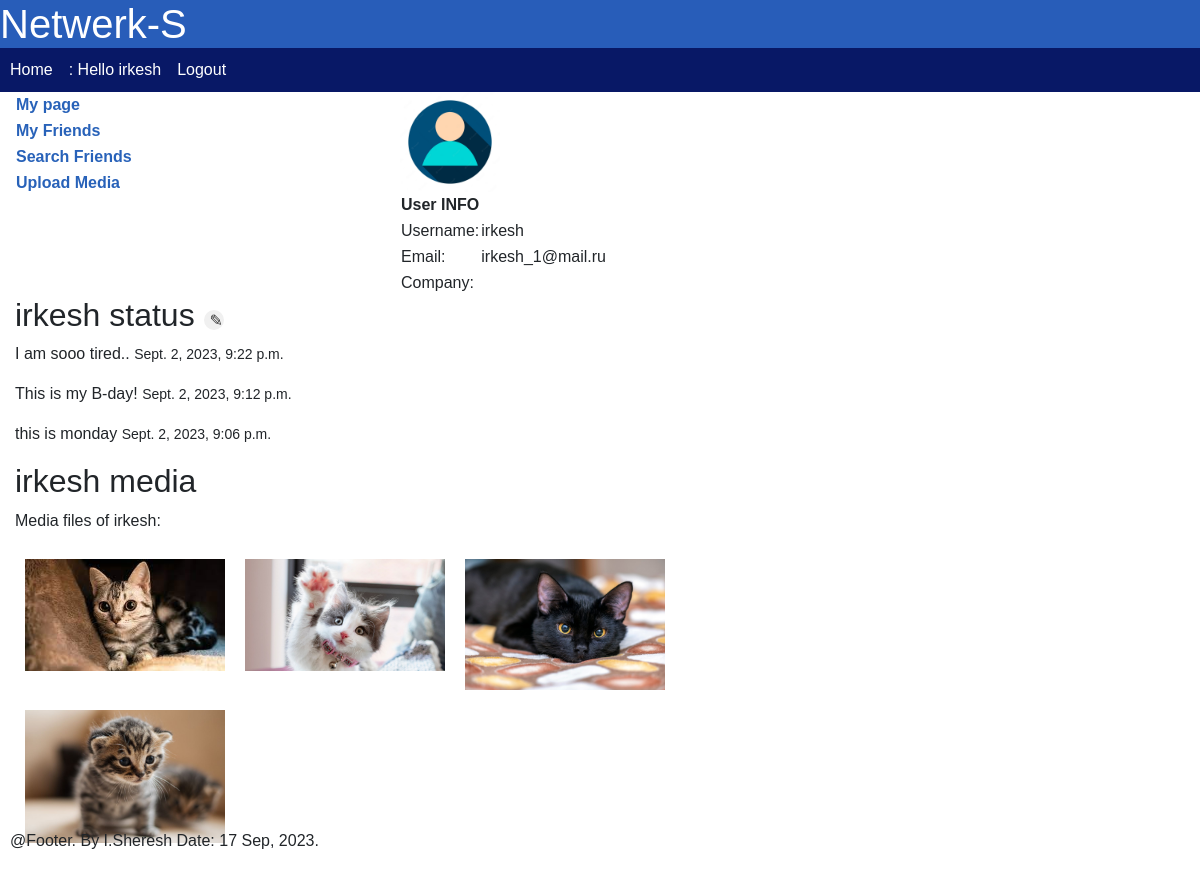
The page / (signed in) on the database its author committed.
### social/models.py (models this page shows, shortened)
class Status(models.Model):
    user = models.ForeignKey(AppUser, on_delete=models.CASCADE)
    content = models.TextField()
    created_at = models.DateTimeField(auto_now_add=True)

class Image(models.Model):
    name = models.CharField(max_length=256, unique=True, db_index=True)
    image = models.FileField(blank=False)
    user = models.ForeignKey(AppUser, on_delete=models.CASCADE)
    created_at = models.DateTimeField(default=timezone.now)

### social/views.py (the view)
# urls.py: path('', views.index, name='index'),
def index(request):
    user = request.user
    user_images = Image.objects.filter(user_id=user.pk)
    status_updates = Status.objects.filter(user_id = user.pk).order_by('-created_at')[:3]
    return render(request, 'social/index.html', {'user_images': user_images, 'status_updates': status_updates})

### social/templatetags/my_tags.py (called while the page is built)
@register.simple_tag
def todays_date():
    return datetime.datetime.now().strftime("%d %b, %Y")

### social/templates/social/index.html
{% extends "./base.html" %}
{% block content %}
    {% if user.is_authenticated %}
    <div>
    <h2>{{ user.username }} status <a href="status_update/"><button id="statusUpdate" class="edit-button" ></button></a> </h2>
    {% for update in status_updates %}
    <div class="status-update">
        <p>{{ update.content }} <small>{{ update.created_at }}</small></p>
    </div>
    {% empty %}
        <p>here is going to be status of {{ user.username }}</p>
    {% endfor %}
    <h2>{{ user.username }} media</h2>
    <p>Media files of {{ user.username}}:</p>
    <ul class="image-list">
        {% for image in user_images %}
            <li class="image-item">
                <img src="{{ image.image.url }}" alt="{{ image.name }}" class="scaled-image">
            </li>
        {% empty %}
            <li>
                <p>Currently, the user has no media files.</p>
            </li>
        {% endfor %}
    </ul>
    </div>
    {% else %}
    <div>
    <h2>Please login on order to get access</h2>
    </div>
    {% endif %}
{% endblock %}

### social/templates/social/base.html
{% include "./header.html" %}
{% include "./title.html" %}
<div class="container-fluid">
<div class="row">
{% block geneList %}
<div class="col-4" >
  <table>
    <tr><th><a href = '../'> My page </a></th></tr>
    <tr><th><a href = '../list_friends/'> My Friends </a></th></tr>
    <tr><th><a href = '../search_friends/'> Search Friends </a></th></tr>
    <tr><th><a href = '../upload_media/'> Upload Media </a></th></tr>
  </table>
</div>
<div>
{% if user.is_authenticated %}
      <table>
        <tr><th>User INFO</th></tr>
        <tr><img src="../static/media/user_placeholder.jpg" alt="Avatar" width="100px" height="100px"> </tr>
        <tr><td>Username:</td><td>{{ user.username }}</td></tr>
        <tr><td>Email:</td><td>{{ user.email }}</td></tr>
        <tr><td>Company: </td><td> {{ app_user.organisation }}</td></tr>
      </table>
{% endif %}
</div>
{% endblock%}
<div  class="col-8" class="content">
  {% block content %}Didn't render content{% endblock %}
</div>
</div>
</div>
{% include "./footer.html" %}

### social/templates/social/title.html (shortened to what this page needs)
<nav class="navbar navbar-expand-md sticky-top flex-column">
  <div class="w-100 d-flex">
    <div class="navbar-header" id="header">
      <h1 id="application_title"> Netwerk-S </h1></h2>
    </div>
  </div>
  <div class="w-100 d-flex">
   <ul class="navbar-nav mr-auto" id="navigation">
      <li class="nav-item active">
       <a class="nav-link" href="/">Home <span class="sr-only">(current)</span></a>
       </li>
    {% if user.is_authenticated %}
    <li class="nav-item active">
      <a class="nav-link" href="#"> : Hello {{ user.username }} <span class="sr-only">(current)</span></a>
    </li>
    <li class="nav-item active">
      <a class="nav-link" href="../logout"> Logout<span class="sr-only">(current)</span></a>
    </li>
    {% endif %}
   </ul>
   </div>
</nav>

### social/static/css/social.css (style rules this page uses)
body { font-family: Sans-Serif; margin: 0px; border: 0px; padding: 0px; min-height: 100vh; display: flex; flex-direction: column; }
#application_title { display: inline; }
#header { width: 100%; background-color: #7f96ba; color: #ffffff; }
#navigation { width: 100%; background-color: #081866; color: #ffffff; padding: 2px; }
#application_title { display: inline; vertical-align: middle; }
#header { vertical-align: middle; width: 100%; background-color: #285db9; }
a { text-decoration: none; color: #2862b9 }
.nav-link { color: white; }
.navbar { padding: 0px; }
.image-list { list-style: none; padding: 0; display: flex; flex-wrap: wrap; }
.image-item { margin: 10px; }
.scaled-image { width: 200px; height: auto; }
.edit-button { width: 20px; height: 20px; background-color: #f0f0f0; border: none; border-radius: 50%; cursor: pointer; outline: none; }
.edit-button::before { content: "\270E"; font-size: 16px; color: #333; display: block; text-align: center; line-height: 20px; }

### rows shown on the page
Status: content "I am sooo tired..", created_at "Sept. 2, 2023, 9:22 p.m."
Status: content "This is my B-day!", created_at "Sept. 2, 2023, 9:12 p.m."
Status: content "this is monday", created_at "Sept. 2, 2023, 9:06 p.m."
Image: image (picture)
Image: image (picture)
Image: image (picture)
Image: image (picture)

### other values the page prints
{{ user.username }} "irkesh"
{{ user.email }} "irkesh_1@mail.ru"
